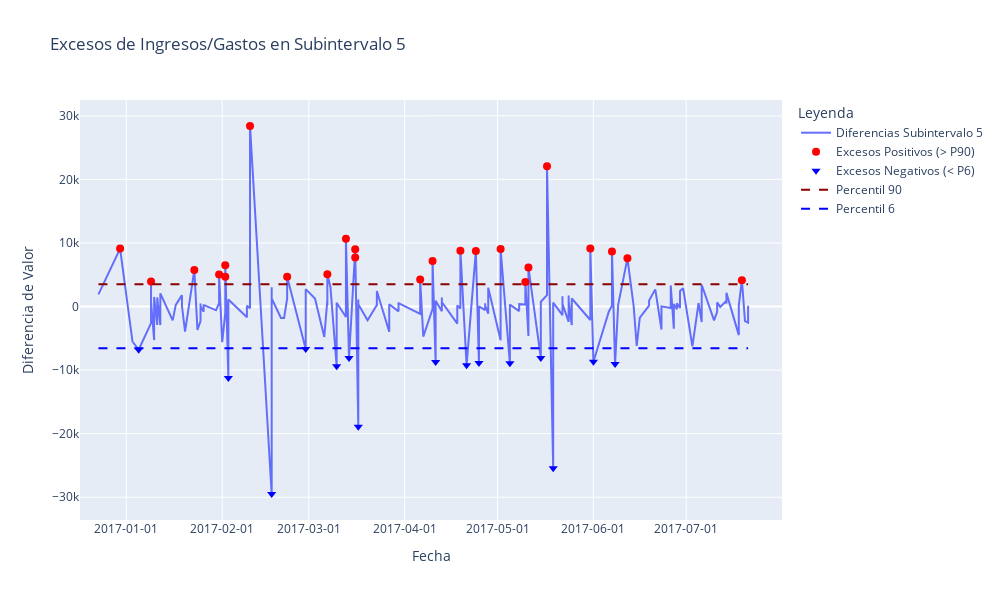

Write notebook code for a chart like this one.
### Code cell
# Pedir al usuario que ingrese el número del subintervalo a visualizar
subinterval_index = int(input("Por favor, ingresa el número del subintervalo que quieres visualizar (ejemplo: 1, 2, 3...): "))

# Asegurarse de que el índice sea válido
if subinterval_index < 1 or subinterval_index > len(subsets):
    print("Índice fuera de rango. Elige un número entre 1 y", len(subsets))
else:
    # Obtener el subintervalo correspondiente (ajustando el índice porque Python comienza desde 0)
    subset = subsets[subinterval_index - 1]

    # Calcular diferencias
    diff_values = subset[' Amount'].diff().dropna()
    dates = subset['Payment Date'][1:]

    # Calcular percentiles
    threshold_90 = np.percentile(diff_values, 90)
    threshold_6 = np.percentile(diff_values, 6)

    # Identificar excesos positivos y negativos
    excess_positive_values = diff_values[diff_values > threshold_90]
    excess_positive_dates = dates[diff_values > threshold_90]

    excess_negative_values = diff_values[diff_values < threshold_6]
    excess_negative_dates = dates[diff_values < threshold_6]

    # Crear un DataFrame para los excesos
    excess_df = pd.DataFrame({
        'Fecha Excesos Positivos': excess_positive_dates,
        'Valor Excesos Positivos': excess_positive_values,
        'Fecha Excesos Negativos': excess_negative_dates,
        'Valor Excesos Negativos': excess_negative_values
    })

    # Crear figura
    fig = go.Figure()

    # Línea de diferencias
    fig.add_trace(go.Scatter(x=dates, y=diff_values,
                             mode='lines', name=f'Diferencias Subintervalo {subinterval_index}'))

    # Picos positivos
    fig.add_trace(go.Scatter(x=excess_positive_dates, y=excess_positive_values,
                             mode='markers', name='Excesos Positivos (> P90)',
                             marker=dict(color='red', size=8, symbol='circle')))

    # Picos negativos
    fig.add_trace(go.Scatter(x=excess_negative_dates, y=excess_negative_values,
                             mode='markers', name='Excesos Negativos (< P6)',
                             marker=dict(color='blue', size=8, symbol='triangle-down')))

    # Añadir líneas horizontales para los percentiles
    fig.add_trace(go.Scatter(x=dates, y=[threshold_90] * len(dates), mode='lines',
                             name=f'Percentil 90', line=dict(color='darkred', dash='dash')))

    fig.add_trace(go.Scatter(x=dates, y=[threshold_6] * len(dates), mode='lines',
                             name=f'Percentil 6', line=dict(color='blue', dash='dash')))

    # Eje X formato
    fig.update_xaxes(
        tickformat='%Y-%m-%d',
        tickmode='auto',
        nticks=10
    )

    # Etiquetas y layout
    fig.update_layout(
        title=f'Excesos de Ingresos/Gastos en Subintervalo {subinterval_index}',
        xaxis_title='Fecha',
        yaxis_title='Diferencia de Valor',
        legend_title='Leyenda',
        width=1000,
        height=600
    )

    fig.show()

### Figure 1 — Plotly figure (JSON) as saved in the notebook; plotly's stock layout.template omitted (floating-point values rounded to 4 significant figures; data arrays with more than 128 entries replaced by an {"elided": "..."} marker saying what was removed)
{"data": [{"mode": "lines", "name": "Diferencias Subintervalo 5", "type": "scatter", "x": {"elided": "239 str values"}, "y": {"elided": "239 float values"}}, {"marker": {"color": "red", "size": 8, "symbol": "circle"}, "mode": "markers", "name": "Excesos Positivos (> P90)", "type": "scatter", "x": ["2016-12-30T00:00:00.000000000", "2017-01-09T00:00:00.000000000", "2017-01-23T00:00:00.000000000", "2017-01-31T00:00:00.000000000", "2017-02-02T00:00:00.000000000", "2017-02-02T00:00:00.000000000", "2017-02-10T00:00:00.000000000", "2017-02-22T00:00:00.000000000", "2017-03-07T00:00:00.000000000", "2017-03-13T00:00:00.000000000", "2017-03-16T00:00:00.000000000", "2017-03-16T00:00:00.000000000", "2017-04-06T00:00:00.000000000", "2017-04-10T00:00:00.000000000", "2017-04-19T00:00:00.000000000", "2017-04-24T00:00:00.000000000", "2017-05-02T00:00:00.000000000", "2017-05-10T00:00:00.000000000", "2017-05-11T00:00:00.000000000", "2017-05-17T00:00:00.000000000", "2017-05-31T00:00:00.000000000", "2017-06-07T00:00:00.000000000", "2017-06-12T00:00:00.000000000", "2017-07-19T00:00:00.000000000"], "y": [9118.0, 3925.0, 5765.0, 5056.0, 4700.0, 6500.0, 28410.0, 4667.0, 5074.0, 10680.0, 7700.0, 9000.0, 4248.0, 7151.0, 8788.0, 8750.0, 9045.0, 3872.0, 6144.0, 22060.0, 9112.0, 8672.0, 7582.0, 4150.0]}, {"marker": {"color": "blue", "size": 8, "symbol": "triangle-down"}, "mode": "markers", "name": "Excesos Negativos (< P6)", "type": "scatter", "x": ["2017-01-05T00:00:00.000000000", "2017-02-03T00:00:00.000000000", "2017-02-17T00:00:00.000000000", "2017-02-28T00:00:00.000000000", "2017-03-10T00:00:00.000000000", "2017-03-14T00:00:00.000000000", "2017-03-17T00:00:00.000000000", "2017-04-11T00:00:00.000000000", "2017-04-21T00:00:00.000000000", "2017-04-25T00:00:00.000000000", "2017-05-05T00:00:00.000000000", "2017-05-15T00:00:00.000000000", "2017-05-19T00:00:00.000000000", "2017-06-01T00:00:00.000000000", "2017-06-08T00:00:00.000000000"], "y": [-6800.0, -11250.0, -29500.0, -6694.0, -9382.0, -8107.0, -18920.0, -8745.0, -9250.0, -8905.0, -8935.0, -8085.0, -25450.0, -8700.0, -9062.0]}, {"line": {"color": "darkred", "dash": "dash"}, "mode": "lines", "name": "Percentil 90", "type": "scatter", "x": {"elided": "239 str values"}, "y": {"elided": "239 float values"}}, {"line": {"color": "blue", "dash": "dash"}, "mode": "lines", "name": "Percentil 6", "type": "scatter", "x": {"elided": "239 str values"}, "y": {"elided": "239 float values"}}], "layout": {"height": 600, "legend": {"title": {"text": "Leyenda"}}, "title": {"text": "Excesos de Ingresos/Gastos en Subintervalo 5"}, "width": 1000, "xaxis": {"nticks": 10, "tickformat": "%Y-%m-%d", "tickmode": "auto", "title": {"text": "Fecha"}}, "yaxis": {"title": {"text": "Diferencia de Valor"}}}}
